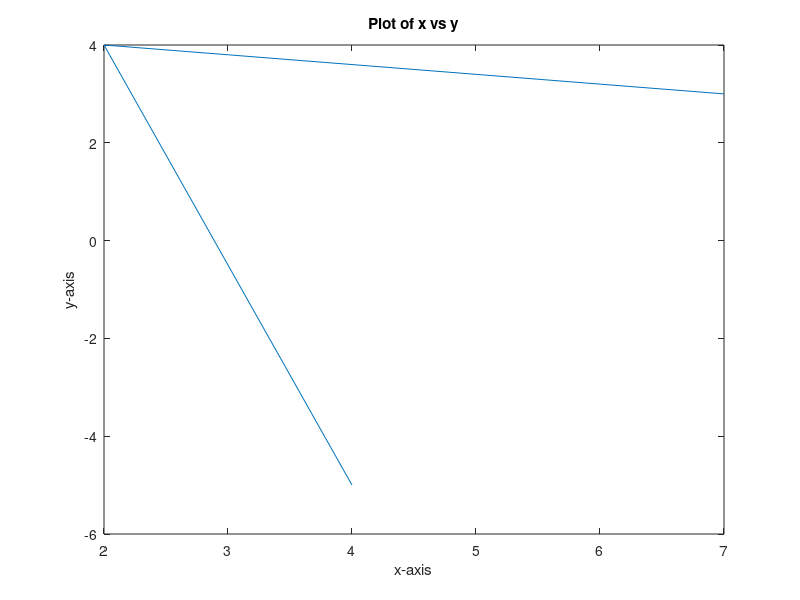
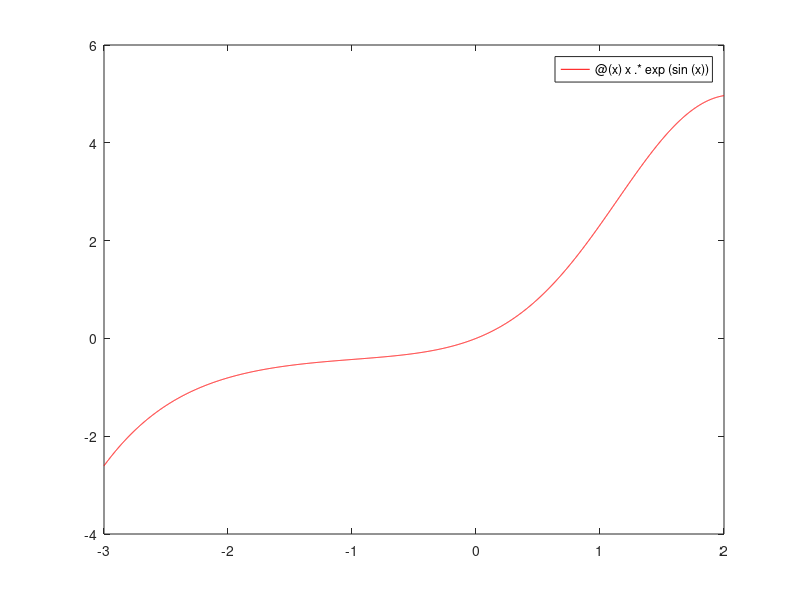
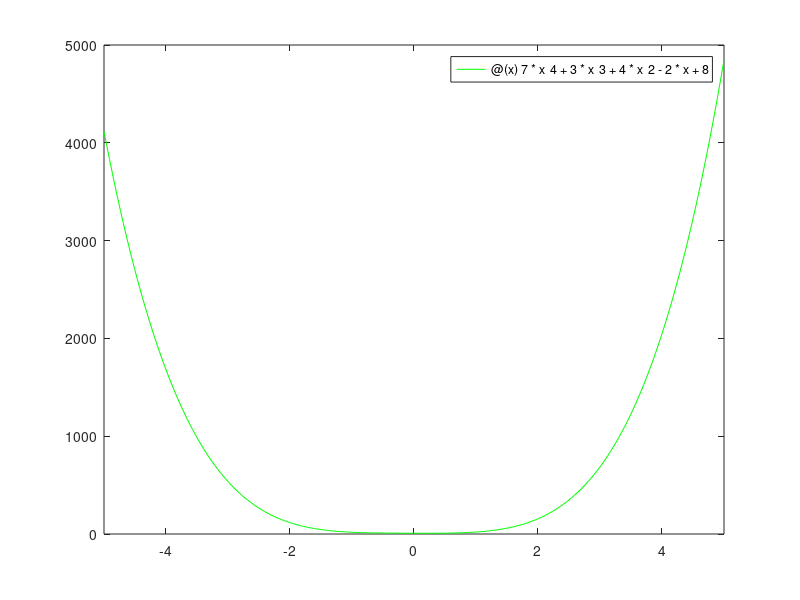

Here is the MATLAB script that generated these plots, in order:
clc
clear
% Iseseisev töö nr. 1

disp("Ülesanne 1.")
fprintf('a) %.4e\n', 2^(4^3)        );
fprintf('b) %.4f\n', (2^4)^3        );
fprintf('c) %.4f\n', log(cos(10^0)) );
fprintf('d) %.4f\n\n', log10(-pi)   );

disp("Ülesanne 2.")
fprintf('a) %.4f\n', 5*sqrt(3)/8 + 15*(1/13 - 2/(5*4^3) - 1/(8*2^5)) );
fprintf('b) %.4f\n\n', sqrt(2 + sqrt(2 + sqrt(2 + sqrt(2)))) );

disp("Ülesanne 3.")
tic;
(-64.)^(1/3)    % NOTE: What????
toc

tic;
nthroot(-64, 3)
toc
fprintf("\n");

disp("Ülesanne 4.")
r = 3;
h = 13;
V = pi*(r^2)*h
fprintf("\n");

disp("Ülesanne 5.")
x4  = 4.0
mn_ = 2.0
pi  = 3
%_x7 = 7.0
y2z = 2.0
%3y = 3.0
fprintf("\n");

disp("Ülesanne 6.")
[1:6]
[5:9]
[1:3:10]
[3:2:14]
fprintf("\n");

disp("Ülesanne 7.")
disp("y = linspace(x1,x2) tagastab rea vektori, mis koosneb 100 ühtlaselt jaotatud punktist vahemikus x1 kuni x2.")
disp("y = linspace(x1,x2,n) genereerib n punkti. Punktide vahe on (x2-x1)/(n-1).")
fprintf("\n");

disp("Ülesanne 8.")
linspace(1,4,2)
linspace(1,4,6)
fprintf("\n");

disp("Ülesanne 9.")
disp("a ^ 3  - astendamine")
disp("a .^ 3 - komponentide kaupa astendamine")
fprintf("\n");

disp("Ülesanne 10.")
sum = 0.0;
for i = 1:51    % 2n-1=101 --> 2n=102 --> n=51
    sum = sum + 1/(2*i-1);
end
sum
fprintf("\n");

disp("Ülesanne 11.")
alpha = [0., 30., 45., 60., 90.];
for j = 1:length(alpha)
    disp( (sin(alpha(j)))^2 + (cos(alpha(j)))^2 == 1 )
end
fprintf("\n");

disp("Ülesanne 12.")
A = [ 4. -1. 3. 10.
      0.  7. 9. 12.
     21. -6. 2.  8.];

B = [15. -12.  0.  4.
      1.   6. -3.  1.
     -5.   5.  14.  20.]; 

C = [-4.   7.  3. 11.
     31. -18. -2.  4.
     70.   1.  2. 22.];

(5*A - 8*B) * transpose(C)
fprintf("\n");

disp("Ülesanne 13.")
[0, 1; 2, 3]^2
[0, 1; 2, 3].^2
fprintf("\n");

disp("Ülesanne 14.")
clear A B 
A = [1. -1.  3. 0.
     2.  0. -1. 2.];

B = [4. 2. -1. 2.
     3. 1.  5. 0.];
    
A+B
A.*B
A/B
A./B
A.^B
fprintf("\n");

disp("Ülesanne 15.")
clear A B
A = [1  5; 12 7; 4 3]
B = [-9 2 9; 15 6 11]

%C = A*B;
%fprintf('a) C = A*B %.4f\n', C);
%fprintf('b) C^T, C^-1, det(C) %.4f\n', C);

disp("a) C = A*B")
C = A*B

disp("b) C^T")
transpose(C)

disp("C^-1")
inv(C)    % NOTE: Pöördmaatriksit vist ei leidu.

disp("det(C)")
det(C)

fprintf("\nc) a_22 - 6b_13\n");
A(2,2) - 6*B(1,3)
fprintf("\n");


disp("Ülesanne 16.")
a = [4, 3 , -5, 6];
b = [8; -2; 1; 9];
a*b
fprintf("\n");

disp("Ülesanne 17.")
clear A
A = [1 2 3 4 5 6 7; 9 7 5 3 1 -1 -3; 4 8 16 32 64 128 256]

%Alternatiivselt
A = zeros(3, 7);
for n = 1:7
    A(1, n) = n;
    A(2, n) = 9-2*(n-1);
    A(3, n) = 2^(2+(n-1));
end
A
fprintf("\n");

disp("Ülesanne 18.")
clear A
A = [ 5.  6. -2. 10.  4.  7.
      8.  1.  3.  0. -9. 12.
     -6.  5.  7. 24. 41.  5.
      3. -3. 15. -6.  2. -7.
      0. 41.  9. -1.  3.  8.];

A(4, 3)
A(4, :)
A(:, 2)
fprintf("\n");

disp("Ülesanne 19.")
a = rand(1, 10);
b = rand(1, 10);

disp('a)')
disp(a.^3 .* sqrt(b))

disp('b)')
disp( nthroot(a, 5) ./ (b - 3*log(a)) )
fprintf("\n");

disp("Ülesanne 20.")
disp("I = eye(n) tagastab n x n ühikmaatriksi, mille peadiagonaalil on ühed ja mujal nullid.")
disp("Suurus n on maatriksi ridade ja veergude arv. Samuti ka ühtede arv peadiagonaalil.")
fprintf("\n");

disp("Ülesanne 21.")
%y = @(x) 7.*x.^4 + 3.*x.^3 + 4.*x.^2 - 2.*x + 8
y = @(x) 7*x^4 + 3*x^3 + 4*x^2 - 2*x + 8
figure(3)
fplot(y, [-5, 5], 'green')

disp("Ülesanne 22.")
x = [4 2 7]
y = [-5 4 3]
figure(1)
plot(x, y)
xlabel('x-axis')
ylabel('y-axis')
title('Plot of x vs y')

disp("Ülesanne 23.")
clear pi
pi = 4.0*atan(1.0);
x = 0:pi/100:2*pi;
y = @(x) x .* exp(sin(x)); 
figure(2)
fplot(y, [-3, 2], 'red')
